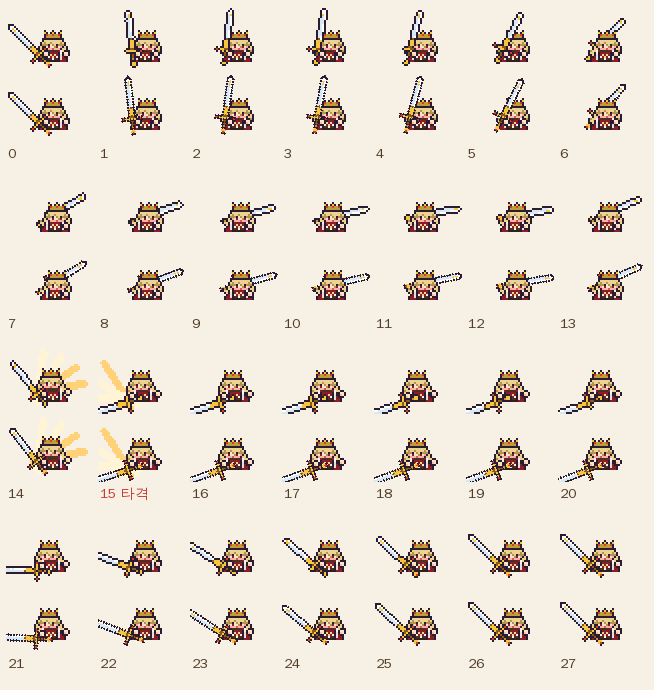

This chart was generated by the following Python code:
"""② 엔진 방식을 무기에만 쓴 예시 (2026-11-24 사용자 요청) — 리처드
몸은 지금 28프레임 도트 그대로(손 없이), 무기 + 손은 게임이 매 화면(20ms)마다 원본 무기 그림을 돌려 그린다 (화면 해상도 = 아트 1px 의 4배)
손 자리·무기 각도는 지금 동작에서 읽어 와 프레임 사이를 부드럽게 잇는다
실행: python3 docs/drafts/psd-import/weapon_engine.py → weapon_engine.gif (실제 속도) · weapon_engine.png (공격 28프레임 전부: 위 지금 · 아래 엔진)
"""
import os, sys, math, json, inspect
from PIL import Image, ImageDraw, ImageFont

HERE = os.path.dirname(os.path.abspath(__file__))
sys.path.insert(0, HERE)
import body_engine as BE
R, A, A28, OV = BE.R, BE.A, BE.A28, BE.OV
S, CID, TICK = BE.S, BE.CID, BE.TICK
draw, lerp, ease = BE.draw, BE.lerp, BE.ease


def main():
    R.fire = A28.install()
    OV.install(R, A)
    c = {x['id']: x for x in R.ROSTER}[CID]
    orig = A.compose
    sig = inspect.signature(orig)
    rec = []
    EMPTY = (Image.new('RGBA', (1, 1), (0, 0, 0, 0)), (0, 0))
    owi = A.weapon_img

    def compose(*a, **k):
        b = sig.bind(*a, **k)
        b.apply_defaults()
        g = dict(b.arguments)
        hx, hy = A.OX + g['hand'][0] + g['bdx'], A.OY + g['hand'][1]
        hl = g['hands'](hx, hy) if (g['hands'] and g['ch'] and g['ch'].get('armless')) else []
        full = orig(**g)
        A.weapon_img = lambda name, deg, sil=None: EMPTY if sil is None else owi(name, deg, sil)
        try:
            bare = orig(**dict(g, hands=None))           # 무기·손 없는 몸 (휘두름 잔상·효과는 남는다)
        finally:
            A.weapon_img = owi
        rec.append({'deg': g['deg'], 'hand': (hx, hy), 'hands': [h[:2] for h in hl], 'layers': [h[2] for h in hl],
                    'mirror': bool(g['ch'] and g['ch'].get('mirror')), 'behind': g['behind'], 'full': full, 'bare': bare})
        return full
    A.compose = compose
    r = R.animate(c)
    A.compose = orig
    ni, na = len(r['idle']), len(r['attack'])
    idle, atk = rec[:ni], rec[ni:]
    # 게임 시트와 같은 후처리(유니크 반짝이 등)는 r 프레임에 있다 → 지금 쪽은 r 프레임을 그대로 쓴다
    now_idle, now_atk = [f for f, _ in r['idle']], [f for f, _ in r['attack']]
    body, pal, *_ = R.body(c)
    hand = A.hand_img(pal)
    wim, wpv, _, _, _ = OV._samples(CID)
    deg0 = OV._meta['weapons'][CID]['deg']

    def engine(seq, f):
        i0 = min(len(seq) - 1, int(f))
        i1 = min(len(seq) - 1, i0 + 1)
        u = ease(f - int(f))
        P0, P1 = seq[i0], seq[i1]
        deg = lerp(P0['deg'], P1['deg'], u)
        hx, hy = lerp(P0['hand'][0], P1['hand'][0], u), lerp(P0['hand'][1], P1['hand'][1], u)
        base = P0['bare']
        cv = Image.new('RGBA', (A.W * S, A.H * S), (0, 0, 0, 0))
        up = base.resize((A.W * S, A.H * S), Image.NEAREST)
        if P0['mirror']:
            up = up.transpose(Image.FLIP_LEFT_RIGHT)      # 펴진 좌표에서 그린 뒤 다시 뒤집는다
        wl = Image.new('RGBA', cv.size, (0, 0, 0, 0))
        draw(wl, wim, (wpv[0] + 0.5, wpv[1] + 0.5), (hx + 0.5, hy + 0.5), deg - deg0)
        hands = Image.new('RGBA', cv.size, (0, 0, 0, 0))
        back = Image.new('RGBA', cv.size, (0, 0, 0, 0))
        for j, (p0, lay) in enumerate(zip(P0['hands'], P0['layers'])):
            p1 = P1['hands'][j] if j < len(P1['hands']) else p0
            pos = (lerp(p0[0], p1[0], u), lerp(p0[1], p1[1], u)) if j else (hx, hy)
            draw(back if lay == 'back' else hands, hand, (2, 2), pos)
        if P0['behind']:
            cv.alpha_composite(wl)
            cv.alpha_composite(back)
            cv.alpha_composite(up)
        else:
            cv.alpha_composite(back)
            cv.alpha_composite(up)
            cv.alpha_composite(wl)
        cv.alpha_composite(hands)
        return cv.transpose(Image.FLIP_LEFT_RIGHT) if P0['mirror'] else cv

    font = ImageFont.truetype('/usr/share/fonts/truetype/wqy/wqy-zenhei.ttc', 20)
    CW, CH = 44 * S, 34 * S
    crop = lambda im: im.crop((4 * S, 2 * S, 4 * S + CW, 2 * S + CH))
    PAD = 10
    frames = []
    for kind, n, step, now, seq in [('idle', ni, 45, now_idle, idle), ('attack', na, 40, now_atk, atk)] * 2:
        for t in range(0, n * step, TICK):
            k = min(n - 1, t // step)
            left = now[k].resize((A.W * S, A.H * S), Image.NEAREST)
            right = engine(seq, t / step)
            b = Image.new('RGBA', (PAD * 3 + CW * 2, 40 + CH + PAD), (246, 241, 228, 255))
            d = ImageDraw.Draw(b)
            d.text((PAD, 8), '지금 (28프레임)', fill=(70, 50, 35), font=font)
            d.text((PAD * 2 + CW, 8), '② 무기만 엔진', fill=(70, 50, 35), font=font)
            b.alpha_composite(crop(left), (PAD, 40))
            b.alpha_composite(crop(right), (PAD * 2 + CW, 40))
            frames.append(b.convert('RGB'))
    frames[0].save(os.path.join(HERE, 'weapon_engine.gif'), save_all=True, append_images=frames[1:], duration=TICK, loop=0)
    # 공격 28프레임 전부 (위: 지금 · 아래: 엔진, 프레임 번호)
    per = 7
    cw, ch = CW // 2, CH // 2
    rows = (na + per - 1) // per
    sheet = Image.new('RGBA', (per * (cw + 4) + 10, rows * (ch * 2 + 34) + 10), (246, 241, 228, 255))
    d = ImageDraw.Draw(sheet)
    small = ImageFont.truetype('/usr/share/fonts/truetype/wqy/wqy-zenhei.ttc', 14)
    hit = json.load(open(os.path.join(BE.ROOT, 'public', 'assets', 'custom', 'manifest.json')))['sprites']['char_' + CID]['animations']['attack']['hit']
    for k in range(na):
        x0, y0 = 6 + (k % per) * (cw + 4), 6 + (k // per) * (ch * 2 + 34)
        a_ = crop(now_atk[k].resize((A.W * S, A.H * S), Image.NEAREST)).resize((cw, ch), Image.NEAREST)
        b_ = crop(engine(atk, k)).resize((cw, ch), Image.NEAREST)
        sheet.alpha_composite(a_, (x0, y0))
        sheet.alpha_composite(b_, (x0, y0 + ch))
        d.text((x0 + 2, y0 + ch * 2 + 2), f'{k}' + (' 타격' if k == hit else ''), fill=(200, 60, 50) if k == hit else (80, 60, 40), font=small)
    sheet.save(os.path.join(HERE, 'weapon_engine.png'))
    print('ticks', len(frames), 'attack', na, 'hit', hit)


if __name__ == '__main__':
    main()
